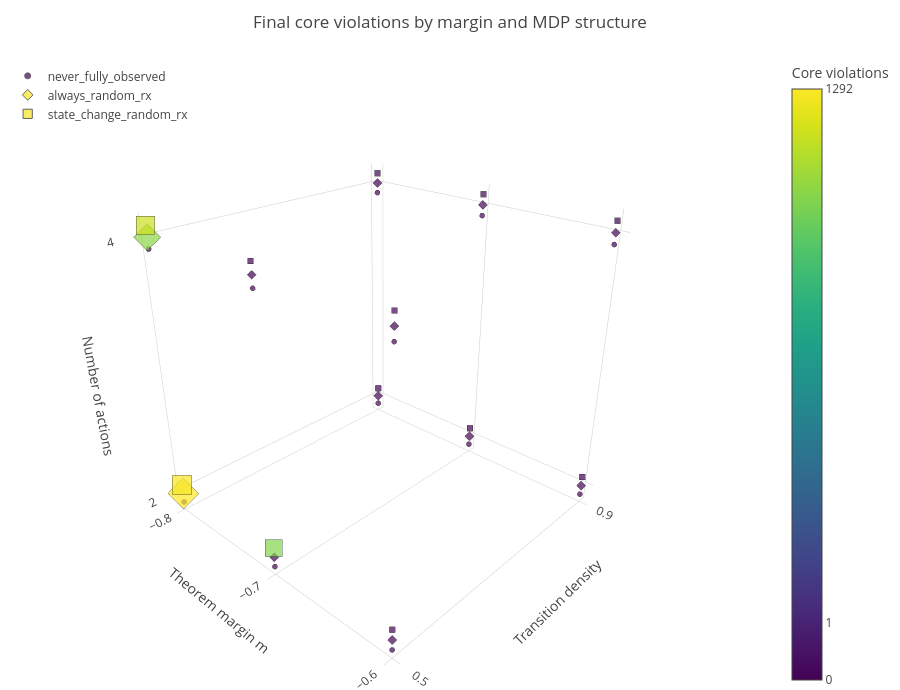

Notebook code cell kept with this figure:
### Markdown cell above
## Rotatable structural view

The three initializations are slightly offset vertically around the exact action counts to avoid marker overlap; hover text reports the exact parameters and counts.

### Code cell
from IPython.display import display as IPythonDisplay

offsets = {
    "never_fully_observed": -0.08,
    "always_random_rx": 0.0,
    "state_change_random_rx": 0.08,
}
symbols = {
    "never_fully_observed": "circle",
    "always_random_rx": "diamond",
    "state_change_random_rx": "square",
}
maximum_count = int(df.core_violation_count.max())
color_max = float(np.log1p(max(1, maximum_count)))
color_ticks = sorted(set([0, 1, maximum_count]))
traces = []
for trace_index, init_mode in enumerate(INIT_MODES):
    subset = df[df.init_mode == init_mode]
    customdata = np.column_stack([
        subset.n_actions,
        subset.core_violation_count,
        subset.peak_training_core_violations,
        subset.reachable_core_transmission_count,
        subset.beta,
        subset.objective,
    ]).tolist()
    marker = {
        "size": (6 + 2 * np.log1p(subset.core_violation_count)).tolist(),
        "symbol": symbols[init_mode],
        "color": np.log1p(subset.core_violation_count).tolist(),
        "colorscale": "Viridis",
        "cmin": 0.0,
        "cmax": color_max,
        "line": {"color": "#202020", "width": 1.0},
    }
    if trace_index == 0:
        marker["colorbar"] = {
            "title": {"text": "Core violations"},
            "tickvals": [float(np.log1p(value)) for value in color_ticks],
            "ticktext": [str(value) for value in color_ticks],
        }
    traces.append({
        "type": "scatter3d",
        "mode": "markers",
        "name": init_mode,
        "x": subset.margin.tolist(),
        "y": subset.density.tolist(),
        "z": (subset.n_actions + offsets[init_mode]).tolist(),
        "customdata": customdata,
        "marker": marker,
        "hovertemplate": (
            "m=%{x:.2f}<br>density=%{y:.1f}<br>actions=%{customdata[0]:.0f}"
            "<br>final core=%{customdata[1]:.0f}"
            "<br>training peak=%{customdata[2]:.0f}"
            "<br>reachable Tx states=%{customdata[3]:.0f}"
            "<br>beta=%{customdata[4]:.3f}<br>J=%{customdata[5]:.6g}<extra></extra>"
        ),
    })

plotly_bundle = {
    "data": traces,
    "layout": {
        "title": {"text": "Final core violations by margin and MDP structure", "x": 0.5},
        "template": "plotly_white",
        "height": 690,
        "margin": {"l": 0, "r": 20, "b": 0, "t": 55},
        "scene": {
            "xaxis": {"title": "Theorem margin m", "tickvals": MARGINS.tolist()},
            "yaxis": {"title": "Transition density", "tickvals": DENSITIES.tolist()},
            "zaxis": {"title": "Number of actions", "tickvals": ACTION_COUNTS.tolist()},
            "camera": {"eye": {"x": 1.45, "y": -1.55, "z": 1.05}},
        },
        "legend": {"x": 0.01, "y": 0.99},
    },
    "config": {"responsive": True, "displaylogo": False},
}
IPythonDisplay(
    {
        "application/vnd.plotly.v1+json": plotly_bundle,
        "text/plain": "<Rotatable Plotly 3D figure>",
    },
    raw=True,
)

### Figure 1 — Plotly figure (JSON) as saved in the notebook; plotly's stock layout.template omitted (floating-point values rounded to 4 significant figures)
{"data": [{"customdata": [[2.0, 0.0, 0.0, 4347.0, 0.01, 1.481], [2.0, 0.0, 0.0, 1813.0, 0.11, 1.152], [2.0, 0.0, 0.0, 1451.0, 0.21, 0.9501], [4.0, 0.0, 0.0, 4979.0, 0.01, 1.908], [4.0, 0.0, 0.0, 3171.0, 0.11, 1.486], [4.0, 0.0, 0.0, 2539.0, 0.21, 1.224], [2.0, 0.0, 0.0, 4363.0, 0.01, 1.252], [2.0, 0.0, 0.0, 1637.0, 0.11, 1.003], [2.0, 0.0, 0.0, 363.0, 0.21, 0.931], [4.0, 0.0, 0.0, 5452.0, 0.01, 1.451], [4.0, 0.0, 0.0, 2272.0, 0.11, 1.085], [4.0, 0.0, 0.0, 547.0, 0.21, 0.9726]], "hovertemplate": "m=%{x:.2f}<br>density=%{y:.1f}<br>actions=%{customdata[0]:.0f}<br>final core=%{customdata[1]:.0f}<br>training peak=%{customdata[2]:.0f}<br>reachable Tx states=%{customdata[3]:.0f}<br>beta=%{customdata[4]:.3f}<br>J=%{customdata[5]:.6g}<extra></extra>", "marker": {"cmax": 7.165, "cmin": 0.0, "color": [0.0, 0.0, 0.0, 0.0, 0.0, 0.0, 0.0, 0.0, 0.0, 0.0, 0.0, 0.0], "colorbar": {"ticktext": ["0", "1", "1292"], "tickvals": [0.0, 0.6931, 7.165], "title": {"text": "Core violations"}}, "colorscale": "Viridis", "line": {"color": "#202020", "width": 1.0}, "size": [6.0, 6.0, 6.0, 6.0, 6.0, 6.0, 6.0, 6.0, 6.0, 6.0, 6.0, 6.0], "symbol": "circle"}, "mode": "markers", "name": "never_fully_observed", "type": "scatter3d", "x": [-0.8, -0.7, -0.6, -0.8, -0.7, -0.6, -0.8, -0.7, -0.6, -0.8, -0.7, -0.6], "y": [0.5, 0.5, 0.5, 0.5, 0.5, 0.5, 0.9, 0.9, 0.9, 0.9, 0.9, 0.9], "z": [1.92, 1.92, 1.92, 3.92, 3.92, 3.92, 1.92, 1.92, 1.92, 3.92, 3.92, 3.92]}, {"customdata": [[2.0, 1292.0, 4550.0, 5547.0, 0.01, 1.535], [2.0, 0.0, 4550.0, 1839.0, 0.11, 1.212], [2.0, 0.0, 4550.0, 1240.0, 0.21, 1.011], [4.0, 373.0, 2338.0, 5432.0, 0.01, 1.949], [4.0, 0.0, 2338.0, 2760.0, 0.11, 1.458], [4.0, 0.0, 2338.0, 1966.0, 0.21, 1.264], [2.0, 0.0, 4571.0, 4116.0, 0.01, 1.231], [2.0, 0.0, 4571.0, 487.0, 0.11, 0.8979], [2.0, 0.0, 4571.0, 173.0, 0.21, 0.922], [4.0, 0.0, 2344.0, 6207.0, 0.01, 1.427], [4.0, 0.0, 2344.0, 1937.0, 0.11, 1.077], [4.0, 0.0, 2344.0, 105.0, 0.21, 0.9476]], "hovertemplate": "m=%{x:.2f}<br>density=%{y:.1f}<br>actions=%{customdata[0]:.0f}<br>final core=%{customdata[1]:.0f}<br>training peak=%{customdata[2]:.0f}<br>reachable Tx states=%{customdata[3]:.0f}<br>beta=%{customdata[4]:.3f}<br>J=%{customdata[5]:.6g}<extra></extra>", "marker": {"cmax": 7.165, "cmin": 0.0, "color": [7.165, 0.0, 0.0, 5.924, 0.0, 0.0, 0.0, 0.0, 0.0, 0.0, 0.0, 0.0], "colorscale": "Viridis", "line": {"color": "#202020", "width": 1.0}, "size": [20.33, 6.0, 6.0, 17.85, 6.0, 6.0, 6.0, 6.0, 6.0, 6.0, 6.0, 6.0], "symbol": "diamond"}, "mode": "markers", "name": "always_random_rx", "type": "scatter3d", "x": [-0.8, -0.7, -0.6, -0.8, -0.7, -0.6, -0.8, -0.7, -0.6, -0.8, -0.7, -0.6], "y": [0.5, 0.5, 0.5, 0.5, 0.5, 0.5, 0.9, 0.9, 0.9, 0.9, 0.9, 0.9], "z": [2.0, 2.0, 2.0, 4.0, 4.0, 4.0, 2.0, 2.0, 2.0, 4.0, 4.0, 4.0]}, {"customdata": [[2.0, 1194.0, 3968.0, 4894.0, 0.01, 1.462], [2.0, 336.0, 3968.0, 1729.0, 0.11, 0.9629], [2.0, 0.0, 3968.0, 909.0, 0.21, 1.024], [4.0, 751.0, 2002.0, 6287.0, 0.01, 1.95], [4.0, 0.0, 2002.0, 2868.0, 0.11, 1.483], [4.0, 0.0, 2002.0, 2073.0, 0.21, 1.24], [2.0, 0.0, 3987.0, 3963.0, 0.01, 1.249], [2.0, 0.0, 3987.0, 910.0, 0.11, 1.025], [2.0, 0.0, 3987.0, 105.0, 0.21, 0.947], [4.0, 0.0, 2009.0, 5971.0, 0.01, 1.424], [4.0, 0.0, 2009.0, 2288.0, 0.11, 1.073], [4.0, 0.0, 2009.0, 302.0, 0.21, 0.9501]], "hovertemplate": "m=%{x:.2f}<br>density=%{y:.1f}<br>actions=%{customdata[0]:.0f}<br>final core=%{customdata[1]:.0f}<br>training peak=%{customdata[2]:.0f}<br>reachable Tx states=%{customdata[3]:.0f}<br>beta=%{customdata[4]:.3f}<br>J=%{customdata[5]:.6g}<extra></extra>", "marker": {"cmax": 7.165, "cmin": 0.0, "color": [7.086, 5.82, 0.0, 6.623, 0.0, 0.0, 0.0, 0.0, 0.0, 0.0, 0.0, 0.0], "colorscale": "Viridis", "line": {"color": "#202020", "width": 1.0}, "size": [20.17, 17.64, 6.0, 19.25, 6.0, 6.0, 6.0, 6.0, 6.0, 6.0, 6.0, 6.0], "symbol": "square"}, "mode": "markers", "name": "state_change_random_rx", "type": "scatter3d", "x": [-0.8, -0.7, -0.6, -0.8, -0.7, -0.6, -0.8, -0.7, -0.6, -0.8, -0.7, -0.6], "y": [0.5, 0.5, 0.5, 0.5, 0.5, 0.5, 0.9, 0.9, 0.9, 0.9, 0.9, 0.9], "z": [2.08, 2.08, 2.08, 4.08, 4.08, 4.08, 2.08, 2.08, 2.08, 4.08, 4.08, 4.08]}], "layout": {"height": 690, "legend": {"x": 0.01, "y": 0.99}, "margin": {"b": 0, "l": 0, "r": 20, "t": 55}, "scene": {"camera": {"eye": {"x": 1.45, "y": -1.55, "z": 1.05}}, "xaxis": {"tickvals": [-0.8, -0.7, -0.6], "title": "Theorem margin m"}, "yaxis": {"tickvals": [0.5, 0.9], "title": "Transition density"}, "zaxis": {"tickvals": [2, 4], "title": "Number of actions"}}, "title": {"text": "Final core violations by margin and MDP structure", "x": 0.5}}}
